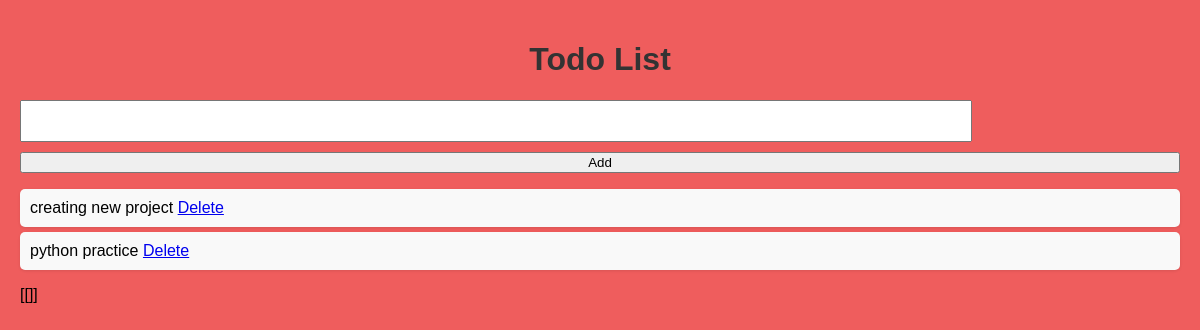
Before: / with the older database file.
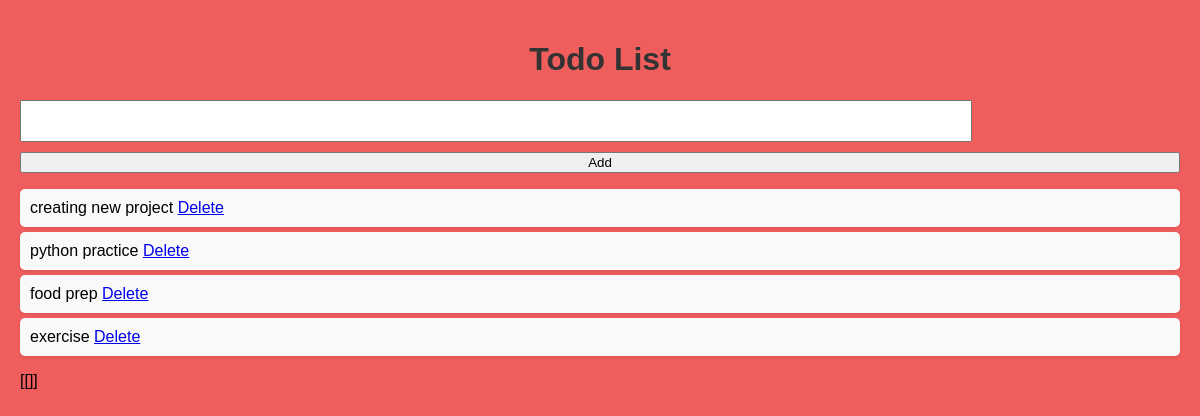
After: the same page with the newer database file.
### tables this page shows
CREATE TABLE todos (id INTEGER PRIMARY KEY AUTOINCREMENT, task TEXT NOT NULL);

### app.py (the view)
@app.route('/') # sets the url path /, which is home page
def index():
    conn = get_db_connection()
    posts = conn.execute('SELECT * FROM todos').fetchall()
    conn.close()
    return render_template('index.html', todos=posts)

### app.py (called while the page is built)
def get_db_connection():
    conn = sqlite3.connect('database.db')
    conn.row_factory = sqlite3.Row
    return conn

### templates/index.html (shortened to what this page needs)
<!DOCTYPE html>
<html lang="en">
    <head>
        <link rel="stylesheet" href="../static/style.css">
        <h1>Todo List</h1>
        <form action="/add" method="post">
            <input type="text" name="task" required>
        <input type="submit" value = "Add" >
        </form>
        <ul>
            {% for todo in todos %}
                <li>{{ todo.task }}
                    <a href="/delete/{{ todo.id }}">Delete</a>
                </li>
            {% endfor %}
        </ul>
    </body>
</html>[[]]

### static/style.css (style rules this page uses)
h1 { color: #333; text-align: center; }
form { display: flex; flex-direction: column; gap: 10px; }
input[type="text"] { width: 80%; padding: 10px; font-size: 16px; }
ul { list-style-type: none; padding: 0; }
li { background-color: #f9f9f9; margin: 5px 0; padding: 10px; border-radius: 5px; box-shadow: 0 1px 3px rgba(0, 0, 0, 0.1); }

Changed rows visible on the page:
added todos: task "food prep"
added todos: task "exercise"
